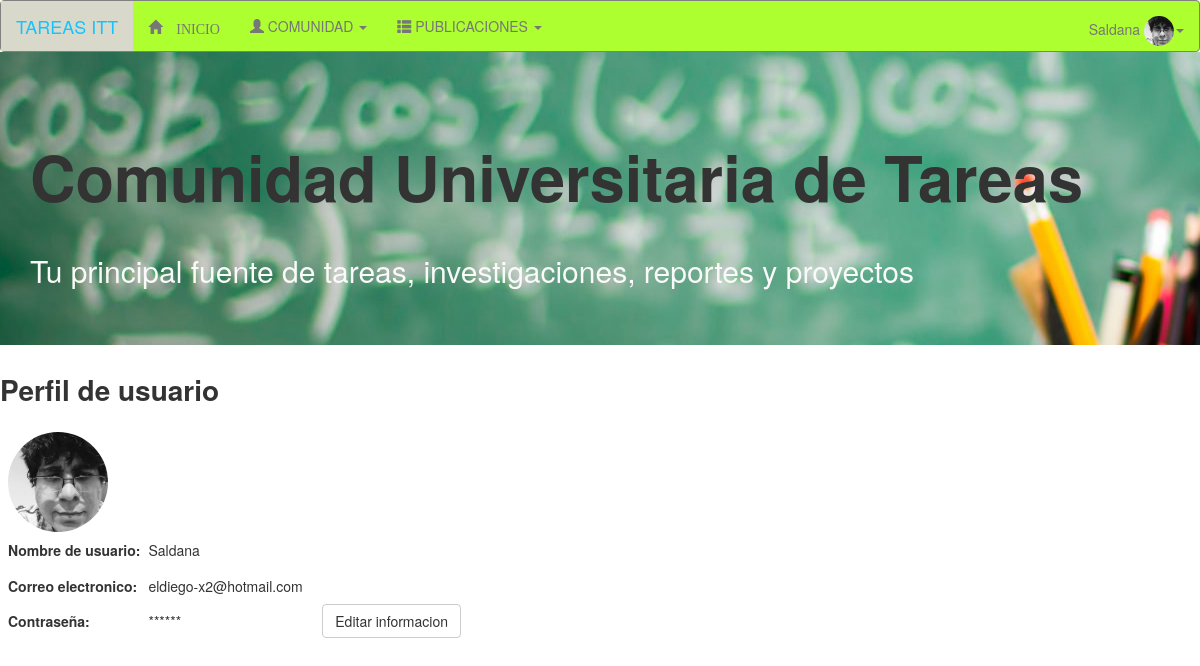
The app's page /perfil_view/ (signed in) with its own data.
### home/models.py (models this page shows, shortened)
class Perfil(models.Model):
	user_perfil = models.OneToOneField(User)
	email = models.EmailField()
	image = models.ImageField(upload_to='perfil_Usuario/', blank=True, null=True, default='../static/user.png')
	friends = models.ManyToManyField("self", blank=True)

### home/views.py (the view)
# urls.py: url(r'^perfil_view/$', Perfil_View.as_view(),name='perfil_view'),
class Perfil_View(TemplateView):
	template_name = 'home/perfil_detail.html'
	def get_context_data(self, **kwargs):
		context = super(Perfil_View, self).get_context_data(**kwargs)
		user = User.objects.get(username=self.request.user.username)
		context['object_list'] = Perfil.objects.filter(user_perfil=user)
		return context

### home/processors.py (called while the page is built)
def user_image(request):
	try:
		img=None
		user = request.user
		up=Perfil.objects.get(user_perfil=user)
		img='http://localhost:8000/media/%s'%up.image
	except:
		img = 'http://127.0.0.1:8000/static/media/user.png'
	return img

def myprocessors(request):
	get_version_django = django.get_version()
	get_version_python = sys.version
	dic = { 'get_image_profile':user_image(request), 'django_version': get_version_django, 'python_version' : get_version_python}
	return dic

### home/templates/home/perfil_detail.html (shortened to what this page needs)
{% extends 'home/base.html' %}
{% block content %}
<h1 >Perfil de usuario</h1>
<table id="TableForm" class="TableForm pure-form pure-form-aligned">
{% for item in object_list%}
<tr>
	<td><img src="http://127.0.0.1:8000/media/{{item.image}}" width="100px" class="img-circle"></td>
</tr>
<tr>
	<th>Nombre de usuario: </th>
	<td>{{ item.user_perfil }}</td>
</tr>
<tr>
	<th>Correo electronico: </th>
	<td>{{item.email}}</td>
</tr>
<tr>
	<th>Contraseña: </th>
	<td>******</td>
	<td>&nbsp;&nbsp;&nbsp;<a href="/update_perfil/{{item.pk}}/" role="button" class="btn btn-default">Editar informacion</a>
	</td>
</tr>
{% endfor %}
{% endblock %}

### home/templates/home/base.html (shortened to what this page needs)
{% load staticfiles %}
<!DOCTYPE html>
<html>
<head>
<link href="{% static 'bootstrap/css/bootstrap.min.css' %}"rel="stylesheet" media="screen">
<link rel="stylesheet" href="{% static 'bootstrap/css/blog.css' %}">
<link rel="stylesheet" href="/static/pure-release-0.6.0/pure-min.css">
</head>
<body>
{% if user.is_authenticated %}
<nav class="navbar navbar-default">
  <div class="container-fluid">
    <div class="navbar-header">
      <a class="navbar-brand">TAREAS ITT</a>
    </div>
    <ul class="nav navbar-nav">
      <li><a class="glyphicon glyphicon-home" href="{% url 'login' %}"> INICIO</a></li>
      <ul class="nav navbar-nav">
        <li class="dropdown">
        <a class="dropdown-toggle" data-toggle="dropdown"><span class="glyphicon glyphicon-user"></span> COMUNIDAD <span class="caret"></span></a>
        </li>
      </ul>
      <ul class="nav navbar-nav">
        <li class="dropdown">
        <a class="dropdown-toggle" data-toggle="dropdown"><span class="glyphicon glyphicon-th-list"></span> PUBLICACIONES <span class="caret"></span></a>
        </li>
      </ul>
    </ul>
    <ul class="nav navbar-nav navbar-right">
    <li class="dropdown">
        <a class="dropdown-toggle" data-toggle="dropdown">{{user.username}} <img src="{{ get_image_profile }}" width="30px" height="30px"  class="img-circle" ><span class="caret"></span></a>
    </li>
    </ul>
  </div>
</nav>
{% endif %}
<div class="bg">
  <div class="jumbotron">
    <div class="container">
                <h1>Comunidad Universitaria de Tareas</h1>
                <h2 style="color:#FAFAFA;">Tu principal fuente de tareas, investigaciones, reportes y proyectos</h2>
      </div>
   </div>
</div>
</body>
</html>
{% block content %}
{% endblock %}

### static/pure-release-0.6.0/pure-min.css (style rules this page uses)
html { font-family:sans-serif;-ms-text-size-adjust:100%;-webkit-text-size-adjust:100% }
body { margin:0 }
article,aside,details,figcaption,figure,footer,header,hgroup,main,menu,nav,section,summary { display:block }
a { background-color:transparent }
h1 { font-size:2em;margin:.67em 0 }
img { border:0 }
table { border-collapse:collapse;border-spacing:0 }
td,th { padding:0 }

### records on screen
Perfil: image (picture), user_perfil "Saldana", email "eldiego-x2@hotmail.com"

### other values on screen
{{ user.username }} "Saldana"
